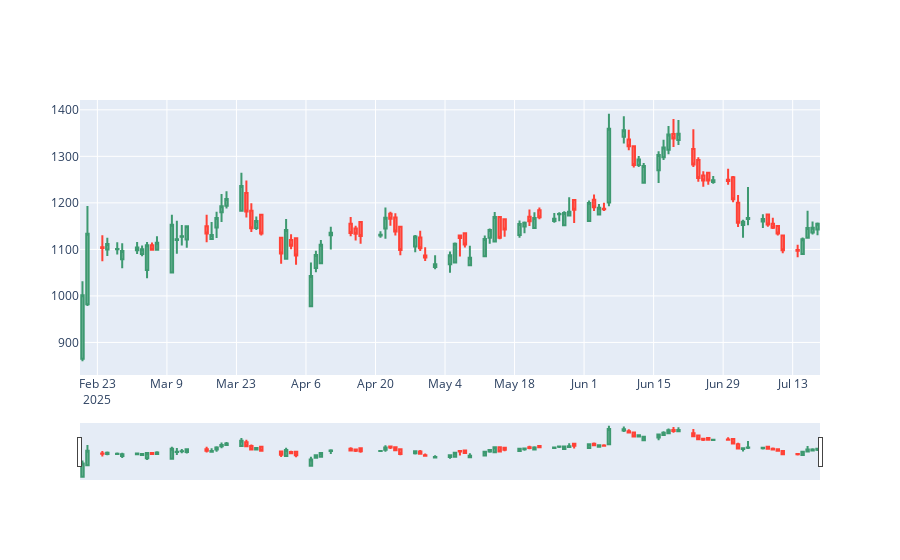
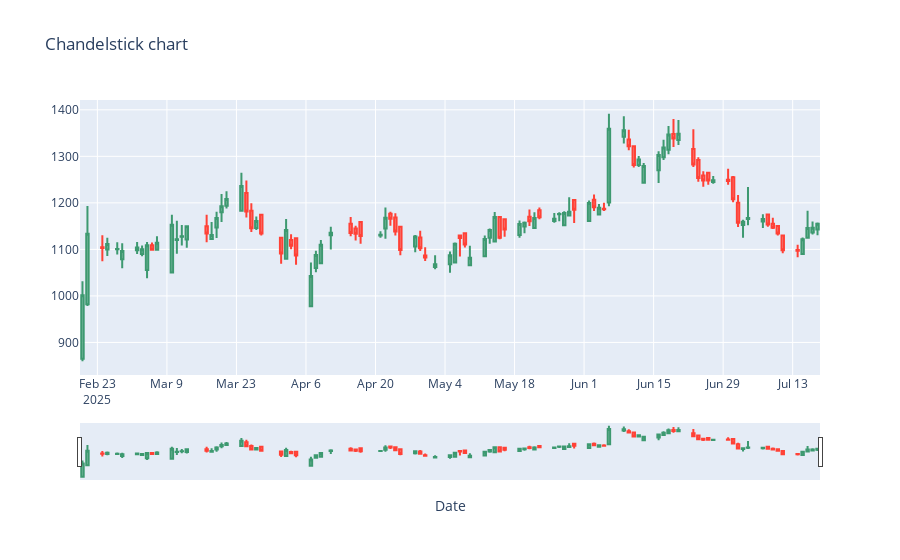

Notebook cell for these charts, in order:
### Code cell
fig = go.Figure(data=[go.Candlestick(x=df.index,
                open=df['1. open'],
                high=df['2. high'],
                low=df['3. low'],
                close=df['4. close'])])

fig.show()
fig.update_layout(title  = "Chandelstick chart",  xaxis_title  = "Date" )
